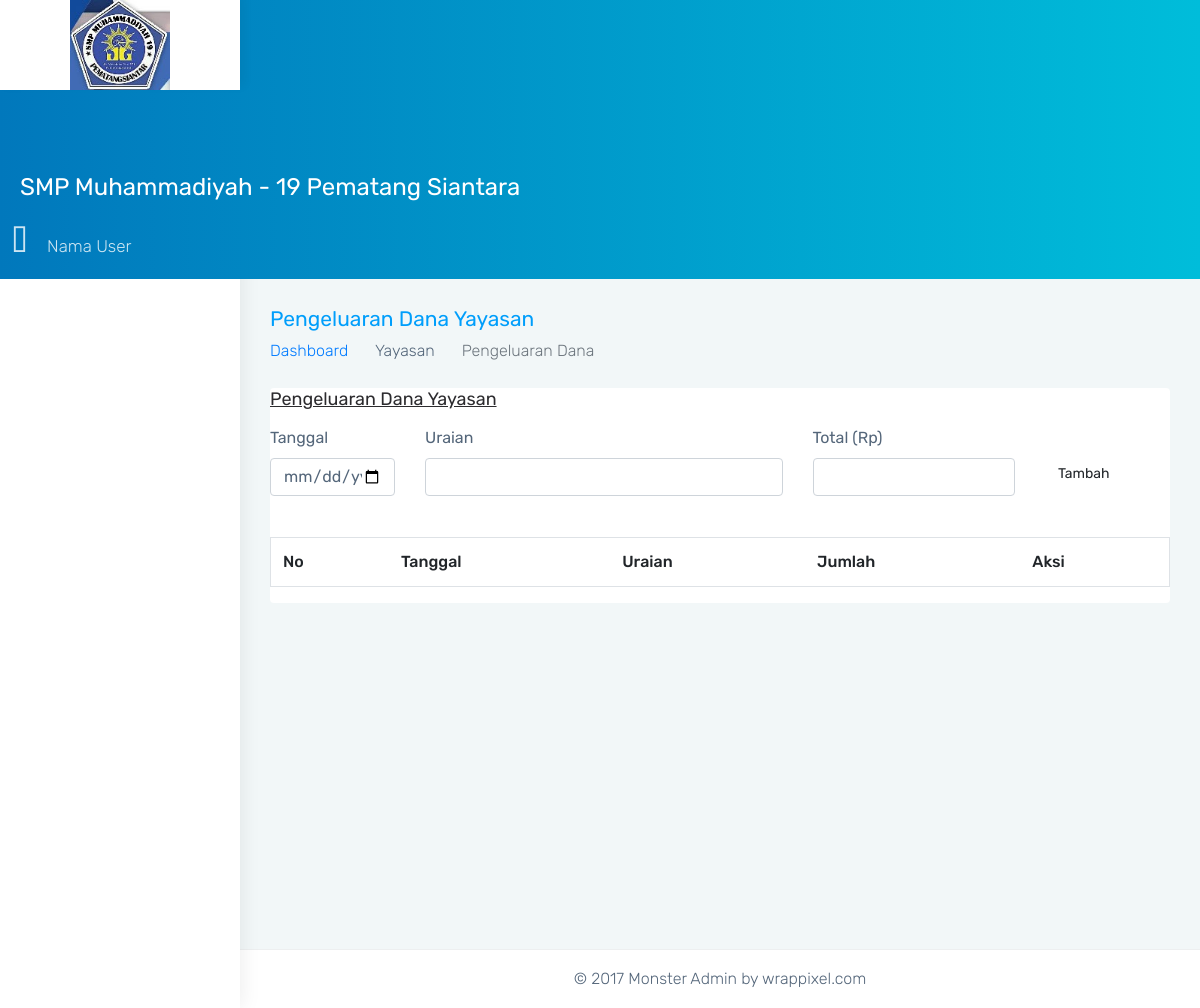
/bendahara/yayasan/pengeluaran/index.php, run on an earlier commit of the app's database.
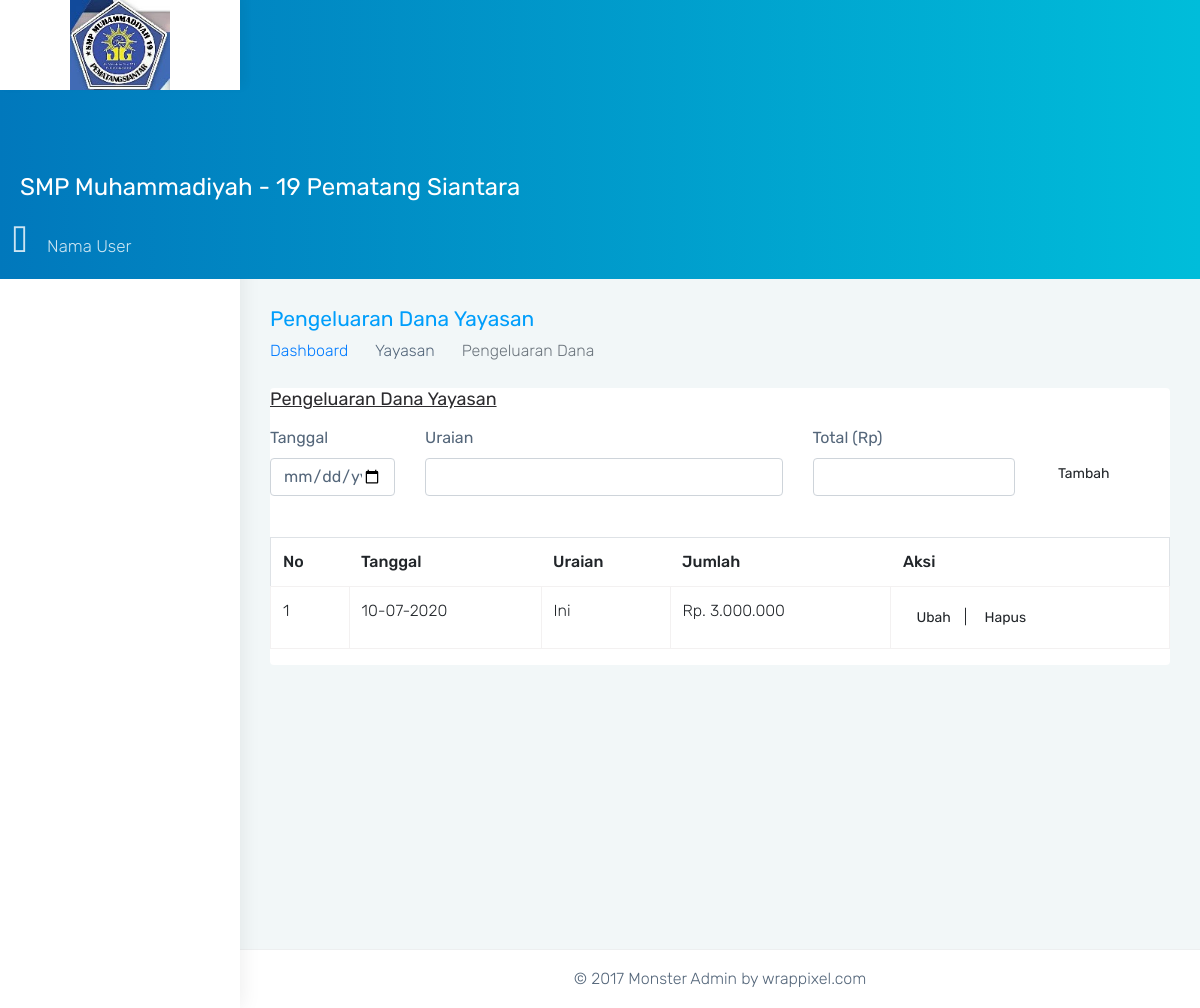
And on a later commit of the database.
### tables this page shows
CREATE TABLE `yayasan_realisasi_pemasukan_pengeluaran` (
  `id_yayasan_realisasi_pemasukan_pengeluaran` int(11) NOT NULL,
  `uraian` text NOT NULL,
  `tanggal` date NOT NULL,
  `jumlah` bigint(20) NOT NULL,
  `id_user` int(11) DEFAULT NULL,
  `dibuat_tanggal` datetime NOT NULL
);

### url.php (called while the page is built, shortened)
<?php
$url = 'http://localhost/simkeuangan/';

### model/koneksi.php (called while the page is built)
<?php
class Koneksi
{
  private $host     = 'localhost';
  private $username = 'root';
  private $password = '';
  private $database = 'simkeuangan';
  protected $conn;
  function __construct()
  {
    if (!isset($this->conn))
      $this->conn = new mysqli($this->host, $this->username, $this->password, $this->database);
    if (!$this->conn)
      echo 'Koneksi Gagal';
    else
      return $this->conn;
  }
}

### model/crud.php (called while the page is built, shortened)
<?php
include('koneksi.php');
class Crud extends Koneksi
{
  public function read_data($table, $where = null)
  {
    $query = "SELECT * FROM $table";
    $hasil = $this->conn->query($query);
    $rows = array();
    while ($row = $hasil->fetch_assoc()) {
      $rows[] = $row;
    }
    return $rows;
  }
}

### view/tata_usaha/yayasan/pengeluaran_dana.php (the view, shortened to what this page needs)
<!DOCTYPE html>
<html lang="en">
<?php require('../../../view/tata_usaha/template/head.php'); ?>
<body class="fix-header card-no-border">
  <div id="main-wrapper">
    <?php require('../../../view/tata_usaha/template/header.php') ?>
    <?php require('../../../view/tata_usaha/template/sidebar.php') ?>
    <div class="page-wrapper">
      <div class="container-fluid">
        <div class="row page-titles">
          <div class="col-md-6 col-8 align-self-center">
            <h3 class="text-themecolor m-b-0 m-t-0">Pengeluaran Dana Yayasan</h3>
            <ol class="breadcrumb">
              <li class="breadcrumb-item"><a href="<?= $url; ?>">Dashboard</a></li>
              <li class="breadcrumb-item">Yayasan</li>
              <li class="breadcrumb-item active">Pengeluaran Dana</li>
            </ol>
          </div>
        </div>
        <div class="card">
          <div class="card-block">
            <h4><u>Pengeluaran Dana Yayasan</u></h4>
            <form action="" method="post">
              <div class="row mt-3">
                <div class="col-2">
                  <div class="form-group">
                    <label for="">Tanggal</label>
                    <input type="date" class="form-control" name="tanggal">
                  </div>
                </div>
                <div class="col-5">
                  <div class="form-group">
                    <label for="">Uraian</label>
                    <input type="text" class="form-control" name="uraian">
                  </div>
                </div>
                <div class="col-3">
                  <div class="form-group">
                    <label for="">Total (Rp)</label>
                    <input type="text" class="form-control" name="total">
                  </div>
                </div>
                <div class="col-1 align-self-center">
                  <div class="form-group">
                    <input type="submit" name="submit" value="Tambah" class="mt-4 mr-5 btn btn-default">
                  </div>
                </div>
              </div>
            </form>
            <table class="table table-bordered mt-3" id="example">
              <thead>
                <th>No</th>
                <th>Tanggal</th>
                <th>Uraian</th>
                <th>Jumlah</th>
                <th>Aksi</th>
              </thead>
              <?php
              $no = 1;
              foreach ($pengeluaran as $sp) {
              ?>
                <tr>
                  <td><?= $no; ?></td>
                  <td><?= date('d-m-Y', strtotime($sp['tanggal'])); ?></td>
                  <td><?= $sp['uraian']; ?></td>
                  <td>Rp. <?= number_format($sp['jumlah'], 0, ',', '.'); ?></td>
                  <td>
                    <a href="#" class="btn btn-default">Ubah</a>|
                    <a href="hapus.php?pengeluaran=<?= $sp['id']; ?>" onclick="return confirm('Akan Menghapus Data Ini ?')" class="btn btn-default">Hapus</a>
                  </td>
                </tr>
              <?php
                $no++;
              }
              ?>
            </table>
          </div>
        </div>
      </div>
      <?php require('../../../view/tata_usaha/template/footer.php') ?>
    </div>
  </div>
</body>
</html>

### bendahara/yayasan/pengeluaran/index.php
<?php
require('../../../url.php');
require('../../../model/crud.php');
$crud = new Crud;
if (isset($_POST['submit'])) {
  $data = array(
    'uraian' => $_POST['uraian'],
    'jumlah' => $_POST['total'],
    'tanggal' => $_POST['tanggal'],
    'dibuat_tanggal' => date('Y-m-d H:i:s'),
  );
  $crud->simpan('yayasan_realisasi_pemasukan_pengeluaran', $data);
  header('Location:' . $url . 'yayasan/pengeluaran');
} else {
  $pengeluaran = $crud->read_data('yayasan_realisasi_pemasukan_pengeluaran');
  require('../../../view/tata_usaha/yayasan/pengeluaran_dana.php');
}

### view/tata_usaha/template/head.php (shortened to what this page needs)
<head>
  <link href="<?= $url; ?>assets/plugins/bootstrap/css/bootstrap.min.css" rel="stylesheet">
  <link href="<?= $url; ?>assets/css/style.css" rel="stylesheet">
  <link href="<?= $url; ?>assets/css/colors/blue.css" id="theme" rel="stylesheet">
  <link rel="stylesheet" href="https://cdn.datatables.net/1.10.21/css/dataTables.bootstrap4.min.css">
</head>

### view/tata_usaha/template/header.php (shortened to what this page needs)
<header class="topbar">
  <nav class="navbar top-navbar navbar-toggleable-sm navbar-light">
    <div class="navbar-header">
      <a class="navbar-brand" href="<?= $url; ?>">
        <b>
          <img src="<?= $url; ?>assets/gambar/logo.jpg" height="90px" alt="homepage" class="dark-logo" />
        </b>
      </a>
    </div>
    <div class="navbar-collapse">
      <ul class="navbar-nav mr-auto mt-md-0 ">
        <li class="nav-item"> <a class="nav-link nav-toggler hidden-md-up text-muted waves-effect waves-dark" href="javascript:void(0)"><i class="ti-menu"></i></a> </li>
        <li class="nav-item hidden-sm-down">
          <form class="app-search p-l-20">
            <h2 class="text-white">SMP Muhammadiyah - 19 Pematang Siantara</h2>
          </form>
        </li>
      </ul>
      <ul class="navbar-nav my-lg-0">
        <li class="nav-item dropdown">
          <a class="nav-link dropdown-toggle text-muted waves-effect waves-dark" href="" data-toggle="dropdown" aria-haspopup="true" aria-expanded="false">
            <i class="fa fa-user-circle m-r-20 m-t-5" aria-hidden="true" style="font-size: 30px"></i>Nama User
          </a>
        </li>
      </ul>
    </div>
  </nav>
</header>

### view/tata_usaha/template/sidebar.php (shortened to what this page needs)
<aside class="left-sidebar">
  <div class="scroll-sidebar">
    <nav class="sidebar-nav">
      <ul id="sidebarnav">
        <li class="active">
          <a href="<?= $url; ?>tata_usaha" class="waves-effect"><i class="fa fa-clock-o m-r-10" aria-hidden="true"></i>Dashboard</a>
        </li>
        <li><a href="#" class="waves-effect"><i class="fa fa-folder m-r-10" aria-hidden="true"></i>BOS</a>
        </li>
        <li class="">
          <a href="<?= $url; ?>tata_usaha/logout.php" class="waves-effect"><i class="fa fa-power-off m-r-10" aria-hidden="true"></i>Logout</a>
        </li>
      </ul>
    </nav>
  </div>
</aside>

### view/tata_usaha/template/footer.php
<footer class="footer text-center">
© 2017 Monster Admin by wrappixel.com
</footer>

### assets/css/colors/blue.css (style rules this page uses)
.topbar { background: #009efb; background: -moz-linear-gradient(left, #0178bc 0%, #00bdda 100%); background: -webkit-linear-gradient(left, #0178bc 0%, #00bdda 100%); background: linear-gradient(to right, #0178bc 0%, #00bdda 100%); }
.topbar .navbar-header { background: #ffffff; box-shadow: 4px -4px 10px rgba(0, 0, 0, 0.05); }
.topbar .navbar-light .navbar-nav .nav-item > a.nav-link { color: rgba(255, 255, 255, 0.8) !important; }
.text-themecolor { color: #009efb !important; }
.sidebar-nav { background: #fff; }
.sidebar-nav ul li a { color: #54667a; }
.sidebar-nav > ul > li.active > a { border-left: 3px solid #009efb; color: #009efb; }
.sidebar-nav > ul > li.active > a i { color: #009efb; }
.sidebar-nav > ul > li > a { border-left: 3px solid #fff; }
.sidebar-nav > ul > li > a i { color: #a6b7bf; }

What changed in the data, as far as the page shows it:
added yayasan_realisasi_pemasukan_pengeluaran: tanggal "10-07-2020", uraian "Ini", jumlah "3.000.000"
